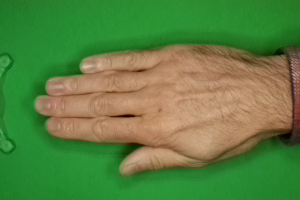
#> input picture train/paper/0 (1).png, 300 x 200 px; its folder holds 3 pictures in this run
$ python midterm.py
#> lines starting #> are read from the running program, lines starting #| are printed output that depends on the picture
import numpy as np
import cv2
import imutils
import os
import joblib
from sklearn.svm import LinearSVC
from scipy.cluster.vq import *
from sklearn.preprocessing import StandardScaler
from sklearn.model_selection import train_test_split
from imutils import paths

#設定dataset路徑
train_path="./train/"
training_names=os.listdir(train_path)
#training_name=['people', 'pig']
image_paths=[]
image_classes=[]
class_id=0

#尋訪所有圖片並設置target
for training_name in training_names:
    dir = os.path.join(train_path,training_name)
    class_path=list(paths.list_images(dir))
    image_paths+=class_path
    image_classes += [class_id]*len(class_path)
    class_id+=1
#> pass 2 of the loop `for training_name in training_names:`:
#image_class=target=[0, 0, 0, 0, 0, 0, 0, 0, 0, 0, 0, 0, 0, 0, 0, 0, 0, 0, 0, 0, 1, 1, 1, 1, 1, 1, 1, 1, 1, 1, 1, 1, 1, 1, 1, 1, 1, 1, 1, 1]


#創建sift特徵提取器
sift=cv2.xfeatures2d.SIFT_create()

des_list=[]

for image_path in image_paths:
    #讀取圖片
    im=cv2.imread(image_path)
#> im is the input picture: shape (200, 300, 3); mean B, G, R 65.6, 129.8, 91.8
    #調整圖片的大小
    im=cv2.resize(im,(300,300))
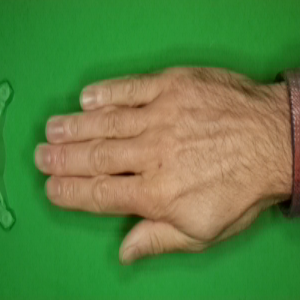
#> im: shape (300, 300, 3); mean B, G, R 65.7, 129.8, 91.8
    #取出圖片的特徵資料當data
    kpts=sift.detect(im)
#> kpts = 104 keypoints; strongest (x, y, size): (132, 220, 12.7), (140, 237, 15.2), (85, 100, 7), (74, 107, 11.8)
    kpts,des=sift.compute(im,kpts)
    des_list.append((image_path,des))
    print("image file path:",image_path)
#> pass 2 of the loop `for image_path in image_paths:`:
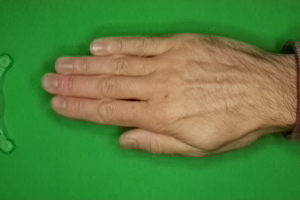
#> input picture train/paper/0 (114).png, 300 x 200 px
#> im is the input picture: shape (200, 300, 3); mean B, G, R 62.5, 130.1, 88.3
#> `im=cv2.resize(im,(300,300))`:
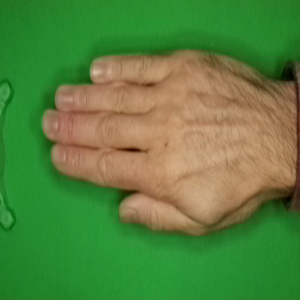
#> im: shape (300, 300, 3); mean B, G, R 62.5, 130.1, 88.3
#> kpts = 88 keypoints; strongest (x, y, size): (95, 72, 6.7), (125, 193, 9.1), (287, 75, 10.8), (134, 205, 12.5)
#> pass 3 of the loop `for image_path in image_paths:`:
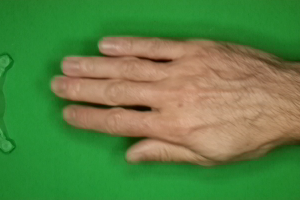
#> input picture train/paper/0 (116).png, 300 x 200 px
#> im is the input picture: shape (200, 300, 3); mean B, G, R 67.4, 130.4, 90
#> `im=cv2.resize(im,(300,300))`:
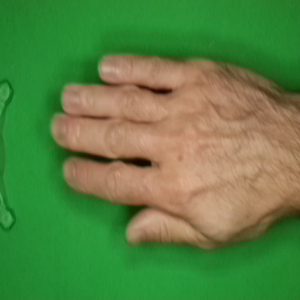
#> im: shape (300, 300, 3); mean B, G, R 67.4, 130.4, 90
#> kpts = 52 keypoints; strongest (x, y, size): (142, 162, 10.2), (133, 210, 13), (147, 223, 15.4), (106, 69, 10.3)
#> the loop made 4 passes; the first 3 are shown

#生成特徵描述子向量
descriptors=des_list[0][1]

for image_path,descriptor in des_list[1:]:
    descriptors=np.vstack((descriptors, descriptor))

#k-means分析，一般會取便是種類的10倍，所以k=2*10=20
k=30
voc,variance=kmeans(descriptors,k,1)
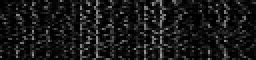
#> voc: shape (30, 128) float32 (shown 2 times larger); min 0, max 159.7, mean 25.1
joblib.dump(voc,"kmeansl.pkl")
#生成特徵質方圖
im_features=np.zeros((len(image_paths),k),"float32")
for i in range(len(image_paths)):
    words, distance=vq(des_list[i][1],voc)
    for w in words:
        im_features[i][w] += 1

#開始訓練 x=data ,y=target
x = im_features
y=np.array(image_classes)
print(y)
x_train,x_test,y_train,y_test=train_test_split(x,y,test_size=0.5,random_state=0)

clf=LinearSVC()
#> (the run stopped early here; a loop or call above may not have finished)
